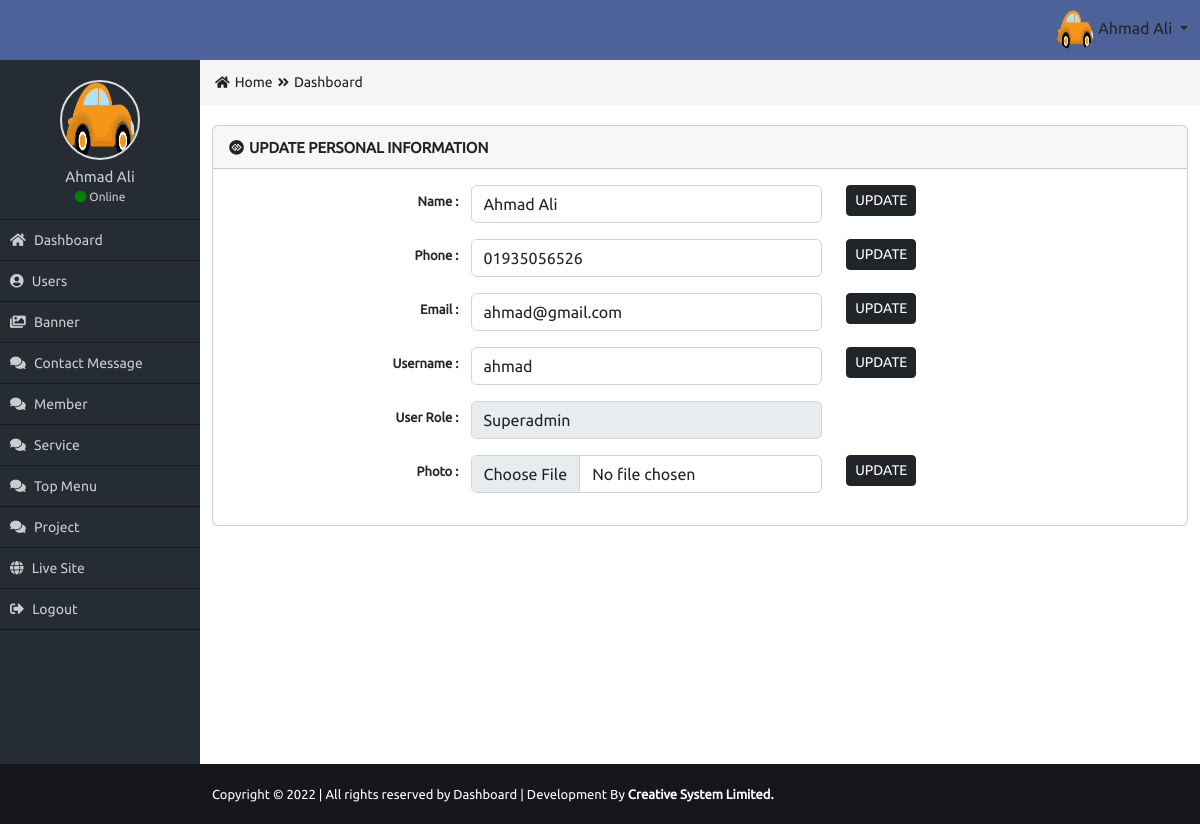
The app's page /Admin/manage-account.php (signed in) with its own data.
### tables this page shows
CREATE TABLE `users` (
  `user_id` int(11) NOT NULL,
  `user_name` varchar(50) NOT NULL,
  `user_phone` varchar(20) NOT NULL,
  `user_email` varchar(20) NOT NULL,
  `user_username` varchar(20) NOT NULL,
  `user_password` varchar(40) NOT NULL,
  `role_id` int(5) NOT NULL,
  `user_photo` varchar(50) NOT NULL
);

CREATE TABLE `roles` (
  `role_id` int(11) NOT NULL,
  `role_name` varchar(10) NOT NULL
);

### Admin/manage-account.php (the view, shortened to what this page needs)
<?php
require_once("functions/function.php");
$id = $_SESSION['id'];
$select = "SELECT * FROM `users` WHERE user_id = '$id'";
$query = mysqli_query($con, $select);
$data = mysqli_fetch_assoc($query);
?>
<div class="row">
   <div class="col-md-12 ">
      <form method="post" action="" enctype="multipart/form-data">
         <div class="card mb-3">
            <div class="card-header">
               <div class="row">
                  <div class="col-md-8 card_title_part">
                     <i class="fab fa-gg-circle"></i>Update Personal Information
                  </div>
               </div>
            </div>
            <div class="card-body">
               <div class="row mb-3">
                  <label class="col-sm-3 col-form-label col_form_label">Name :</label>
                  <div class="col-sm-7">
                     <div class="row">
                        <div class="col-sm-8">
                           <input type="text" class="form-control form_control" id="" value="<?= $data['user_name']; ?>" name="name">
                        </div>
                        <div class="col-sm-4">
                           <button type="submit" class="btn btn-sm btn-dark" name="nameUpdate">UPDATE</button>
                        </div>
                     </div>
                  </div>
               </div>
               <div class="row mb-3">
                  <label class="col-sm-3 col-form-label col_form_label">Phone :</label>
                  <div class="col-sm-7">
                     <div class="row">
                        <div class="col-sm-8">
                           <input type="text" class="form-control form_control" id="" value="<?= $data['user_phone']; ?>" name="phone">
                        </div>
                        <div class="col-sm-4">
                           <button type="submit" class="btn btn-sm btn-dark" name="phoneUpdate">UPDATE</button>
                        </div>
                     </div>
                  </div>
               </div>
               <div class="row mb-3">
                  <label class="col-sm-3 col-form-label col_form_label">Email :</label>
                  <div class="col-sm-7">
                     <div class="row">
                        <div class="col-sm-8">
                           <input type="text" class="form-control form_control" id="" value="<?= $data['user_email']; ?>" name="email">
                        </div>
                        <div class="col-sm-4">
                           <button type="submit" class="btn btn-sm btn-dark" name="nameUpdate">UPDATE</button>
                        </div>
                     </div>
                  </div>
               </div>
               <div class="row mb-3">
                  <label class="col-sm-3 col-form-label col_form_label">Username :</label>
                  <div class="col-sm-7">
                     <div class="row">
                        <div class="col-sm-8">
                           <input type="text" class="form-control form_control" value="<?= $data['user_username']; ?>" id="" name="">
                        </div>
                        <div class="col-sm-4">
                           <button type="submit" class="btn btn-sm btn-dark" name="nameUpdate">UPDATE</button>
                        </div>
                     </div>
                  </div>
               </div>
               <div class="row mb-3">
                  <label class="col-sm-3 col-form-label col_form_label">User Role :</label>
                  <div class="col-sm-7">
                     <div class="row">
                        <div class="col-sm-8">
                           <select class="form-control form_control" id="" name="role" disabled>
                              <?php
                              $selectRole = "SELECT * FROM `roles` ORDER BY role_id ASC";
                              $queryRole = mysqli_query($con, $selectRole);
                              while ($roleData = mysqli_fetch_assoc($queryRole)) {
                              ?>
                                 <option value="<?= $roleData['role_id']; ?>" <?php if ($roleData['role_id'] == $data['role_id']) {
                                                                                 echo 'selected';
                                                                              } ?>><?= $roleData['role_name']; ?></option>
                              <?php
                              }
                              ?>
                           </select>
                        </div>
                        <div class="col-sm-4"></div>
                     </div>
                  </div>
               </div>
               <div class="row mb-3">
                  <label class="col-sm-3 col-form-label col_form_label">Photo :</label>
                  <div class="col-sm-7">
                     <div class="row">
                        <div class="col-sm-8">
                           <input type="file" class="form-control form_control" id="" name="photo">
                        </div>
                        <div class="col-sm-4">
                           <button type="submit" class="btn btn-sm btn-dark" name="nameUpdate">UPDATE</button>
                        </div>
                     </div>
                  </div>
               </div>
            </div>
         </div>
      </form>
   </div>
</div>
</div>

### Admin/css/style.css (style rules this page uses)
* { margin: 0px; padding: 0px; outline: 0px; }
body { font-family: 'Ubuntu', sans-serif; overflow-x: hidden; }
.card_title_part { color: #222222; font-size: 15px; text-transform: uppercase; font-weight: bold; margin-top: 3px; }
.card_title_part i { margin-right: 5px; }
.col_form_label { font-size: 13px; text-align: right; font-weight: bold; padding-right: 0px; }

### records on screen
users: name "Ahmad Ali", phone "01935056526", email "ahmad@gmail.com", user_username "ahmad", role "Superadmin"

### other values on screen
$_SESSION['name'] "Ahmad Ali"
